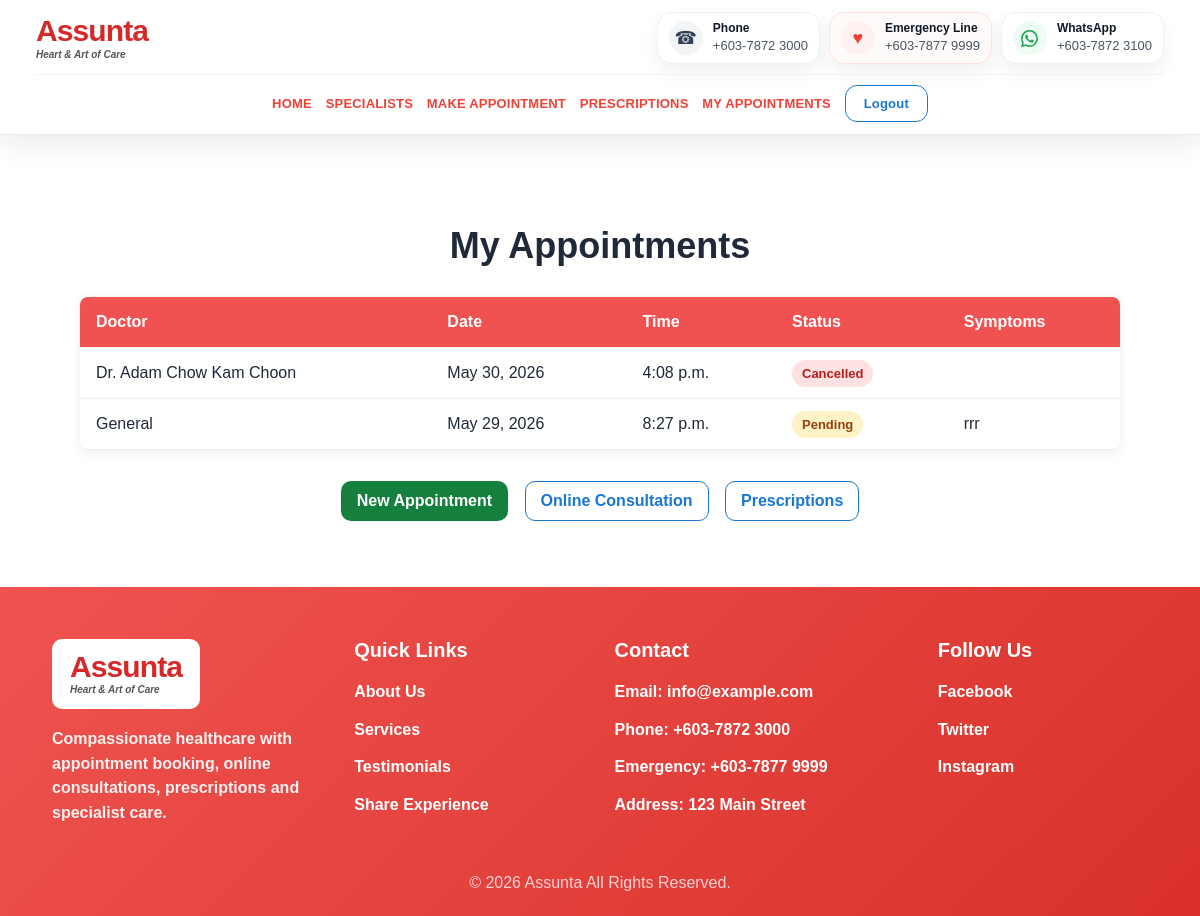
Screenshot of /my-appointments/ (signed in) with the database file from the repository.
### hospital/models.py (models this page shows, shortened)
class TimeStampedModel(models.Model):
    created_at = models.DateTimeField(auto_now_add=True)
    updated_at = models.DateTimeField(auto_now=True)
    class Meta:
        abstract = True

class SiteSetting(TimeStampedModel):
    site_name = models.CharField(max_length=120, default='Assunta Hospital')
    logo = models.ImageField(upload_to='site/', blank=True, null=True)
    general_line = models.CharField(max_length=50, default='+603-7872 3000')
    emergency_line = models.CharField(max_length=50, default='+603-7877 9999')
    whatsapp = models.CharField(max_length=50, default='+603-7872 3100')
    email = models.EmailField(default='info@example.com')
    address = models.CharField(max_length=255, default='123 Main Street')
    facebook = models.URLField(blank=True)
    twitter = models.URLField(blank=True)
    instagram = models.URLField(blank=True)
    footer_text = models.CharField(max_length=255, default='© 2026 Company Name. All Rights Reserved.')

class Appointment(TimeStampedModel):
    STATUS_CHOICES = [
        ('pending', 'Pending'),
        ('confirmed', 'Confirmed'),
        ('completed', 'Completed'),
        ('cancelled', 'Cancelled'),
    ]
    user = models.ForeignKey(settings.AUTH_USER_MODEL, on_delete=models.SET_NULL, null=True, blank=True)
    doctor = models.ForeignKey(Doctor, on_delete=models.SET_NULL, null=True, blank=True, related_name='appointments')
    name = models.CharField(max_length=120)
    email = models.EmailField()
    phone = models.CharField(max_length=30)
    appointment_date = models.DateField()
    appointment_time = models.TimeField(blank=True, null=True)
    symptoms = models.TextField(blank=True)
    status = models.CharField(max_length=20, choices=STATUS_CHOICES, default='pending')
    class Meta:
        ordering = ['-created_at']

class Doctor(TimeStampedModel):
    name = models.CharField(max_length=120)
    slug = models.SlugField(max_length=150, unique=True, blank=True)
    speciality = models.ForeignKey(Speciality, on_delete=models.SET_NULL, null=True, related_name='doctors')
    degree = models.CharField(max_length=255, help_text='Example: MBBS, FRCP')
    designation = models.CharField(max_length=120, blank=True, help_text='Example: Consultant Cardiologist')
    profile_image = models.ImageField(upload_to='doctors/', blank=True, null=True)
    phone = models.CharField(max_length=50, blank=True)
    email = models.EmailField(blank=True)
    room_no = models.CharField(max_length=40, blank=True)
    bio = models.TextField(blank=True)
    earliest_appointment = models.CharField(max_length=100, blank=True, help_text='Example: Feb 22, 2:30PM')
    consultation_fee = models.DecimalField(max_digits=8, decimal_places=2, default=0)
    is_available = models.BooleanField(default=True)
    is_featured = models.BooleanField(default=False)
    class Meta:
        ordering = ['name']

### hospital/views.py (the view)
# urls.py: path('my-appointments/', views.my_appointments, name='my_appointments'),
@login_required
def my_appointments(request):
    appointments = Appointment.objects.select_related('doctor').filter(user=request.user)
    return render(request, 'hospital/my_appointments.html', {'appointments': appointments})

### hospital/context_processors.py (called while the page is built)
def site_info(request):
    try:
        setting = SiteSetting.objects.order_by('-created_at').first()
    except Exception:
        setting = None
    return {'site_setting': setting}

### hospital/templates/hospital/my_appointments.html (shortened to what this page needs)
{% extends 'hospital/base.html' %}
{% load static %}
{% block extra_css %}<link rel="stylesheet" href="{% static 'hospital/css/profile.css' %}">{% endblock %}
{% block content %}
<section class="profile-section">
    <h1>My Appointments</h1>
    <div class="appointment-table-wrap">
        <table>
            <thead><tr><th>Doctor</th><th>Date</th><th>Time</th><th>Status</th><th>Symptoms</th></tr></thead>
            <tbody>
            {% for appointment in appointments %}
                <tr>
                    <td>{% if appointment.doctor %}{{ appointment.doctor.name }}{% else %}General{% endif %}</td>
                    <td>{{ appointment.appointment_date }}</td>
                    <td>{{ appointment.appointment_time|default:'-' }}</td>
                    <td><span class="status {{ appointment.status }}">{{ appointment.get_status_display }}</span></td>
                    <td>{{ appointment.symptoms|truncatewords:10 }}</td>
                </tr>
            {% empty %}
                <tr><td colspan="5">No appointments yet.</td></tr>
            {% endfor %}
            </tbody>
        </table>
    </div>
    <div class="quick-actions">
        <a href="{% url 'appointment' %}" class="appointment-btn">New Appointment</a>
        <a href="{% url 'consultation' %}" class="details-btn">Online Consultation</a>
        <a href="{% url 'prescriptions' %}" class="details-btn">Prescriptions</a>
    </div>
</section>
{% endblock %}

### hospital/templates/hospital/base.html (shortened to what this page needs)
{% load static %}
<!DOCTYPE html>
<html lang="en">
<head>
    <link rel="stylesheet" href="{% static 'hospital/css/base.css' %}?v=2026062305">
    {% block extra_css %}{% endblock %}
</head>
<body>
<header class="site-header">
    <div class="header-shell">
        <div class="brand-contact-row">
            <a href="{% url 'home' %}" class="logo-box" aria-label="Go to home page">
                {% if site_setting and site_setting.logo %}
                    <img src="{{ site_setting.logo.url }}" alt="{{ site_setting.site_name }}">
                {% else %}
                    <span class="logo-text">Assunta<span>Heart & Art of Care</span></span>
                {% endif %}
            </a>
            <div class="navbar-contact" aria-label="Hospital contact details">
                <a class="contact-chip" href="tel:{% if site_setting %}{{ site_setting.general_line }}{% else %}+60378723000{% endif %}">
                    <span class="contact-icon phone">☎</span>
                    <span><strong>Phone</strong><em>{% if site_setting %}{{ site_setting.general_line }}{% else %}+603-7872 3000{% endif %}</em></span>
                </a>
                <a class="contact-chip emergency" href="tel:{% if site_setting %}{{ site_setting.emergency_line }}{% else %}+60378779999{% endif %}">
                    <span class="contact-icon heart">♥</span>
                    <span><strong>Emergency Line</strong><em>{% if site_setting %}{{ site_setting.emergency_line }}{% else %}+603-7877 9999{% endif %}</em></span>
                </a>
                <a class="contact-chip whatsapp-chip" href="https://wa.me/{% if site_setting %}{{ site_setting.whatsapp|cut:'+'|cut:'-'|cut:' ' }}{% else %}60378723100{% endif %}" target="_blank" rel="noopener">
                    <span class="contact-icon whatsapp" aria-hidden="true">
                    </span>
                    <span><strong>WhatsApp</strong><em>{% if site_setting %}{{ site_setting.whatsapp }}{% else %}+603-7872 3100{% endif %}</em></span>
                </a>
            </div>
        </div>
        <nav class="main-nav" data-main-nav>
            <a href="{% url 'home' %}">Home</a>
            <a href="{% url 'specialists' %}">Specialists</a>
            <a href="{% url 'appointment' %}">Make Appointment</a>
            {% if user.is_authenticated %}
                <a href="{% url 'prescriptions' %}">Prescriptions</a>
                <a href="{% url 'my_appointments' %}">My Appointments</a>
                <a class="login-btn" href="{% url 'logout' %}">Logout</a>
            {% else %}
                <a class="login-btn" href="{% url 'login' %}">Login</a>
            {% endif %}
        </nav>
    </div>
</header>
<main>
    {% block content %}{% endblock %}
</main>
<footer class="site-footer">
    <div class="footer-grid">
        <div>
            <div class="footer-logo">
                {% if site_setting and site_setting.logo %}
                    <img src="{{ site_setting.logo.url }}" alt="logo">
                {% else %}
                    <span class="logo-text white">Assunta<span>Heart & Art of Care</span></span>
                {% endif %}
            </div>
            <p class="footer-about">Compassionate healthcare with appointment booking, online consultations, prescriptions and specialist care.</p>
        </div>
        <div>
            <h3>Quick Links</h3>
            <a href="{% url 'home' %}">About Us</a>
            <a href="{% url 'specialists' %}">Services</a>
            <a href="{% url 'home' %}#testimonials">Testimonials</a>
            <a href="{% url 'home' %}#testimonials">Share Experience</a>
        </div>
        <div>
            <h3>Contact</h3>
            <p>Email: {% if site_setting %}{{ site_setting.email }}{% else %}info@example.com{% endif %}</p>
            <p>Phone: {% if site_setting %}{{ site_setting.general_line }}{% else %}+603-7872 3000{% endif %}</p>
            <p>Emergency: {% if site_setting %}{{ site_setting.emergency_line }}{% else %}+603-7877 9999{% endif %}</p>
            <p>Address: {% if site_setting %}{{ site_setting.address }}{% else %}123 Main Street{% endif %}</p>
        </div>
        <div>
            <h3>Follow Us</h3>
            <a href="{% if site_setting and site_setting.facebook %}{{ site_setting.facebook }}{% else %}#{% endif %}">Facebook</a>
            <a href="{% if site_setting and site_setting.twitter %}{{ site_setting.twitter }}{% else %}#{% endif %}">Twitter</a>
            <a href="{% if site_setting and site_setting.instagram %}{{ site_setting.instagram }}{% else %}#{% endif %}">Instagram</a>
        </div>
    </div>
    <p class="copyright">{% if site_setting %}{{ site_setting.footer_text }}{% else %}© 2026 Assunta. All Rights Reserved.{% endif %}</p>
</footer>
</body>
</html>

### hospital/static/hospital/css/profile.css (style rules this page uses)
.profile-section { padding: 60px 30px; max-width: 1100px; margin: 0 auto }
.profile-section h1 { text-align: center; font-size: 36px }
.appointment-table-wrap { overflow-x: auto; background: #fff; box-shadow: 0 2px 12px rgba(0, 0, 0, .08); border-radius: 8px }
table { width: 100%; border-collapse: collapse }
th, td { padding: 16px; border-bottom: 1px solid #eee; text-align: left }
th { background: #f05252; color: white }
.status { padding: 6px 10px; border-radius: 20px; font-size: 13px; font-weight: 700 }
.status.pending { background: #fef3c7; color: #92400e }
.status.cancelled { background: #fee2e2; color: #b91c1c }
.quick-actions { text-align: center; margin-top: 25px }
.quick-actions a { margin: 6px }

### rows the page displays
SiteSetting: general_line "+603-7872 3000", emergency_line "+603-7877 9999", whatsapp "+603-7872 3100", email "info@example.com", address "123 Main Street", footer_text "© 2026 Assunta All Rights Reserved."
Appointment: doctor.name "Dr. Adam Chow Kam Choon", appointment_date "May 30, 2026", appointment_time "4:08 p.m.", status "Cancelled"
Appointment: shows "General", appointment_date "May 29, 2026", appointment_time "8:27 p.m.", status "Pending", symptoms "rrr"
